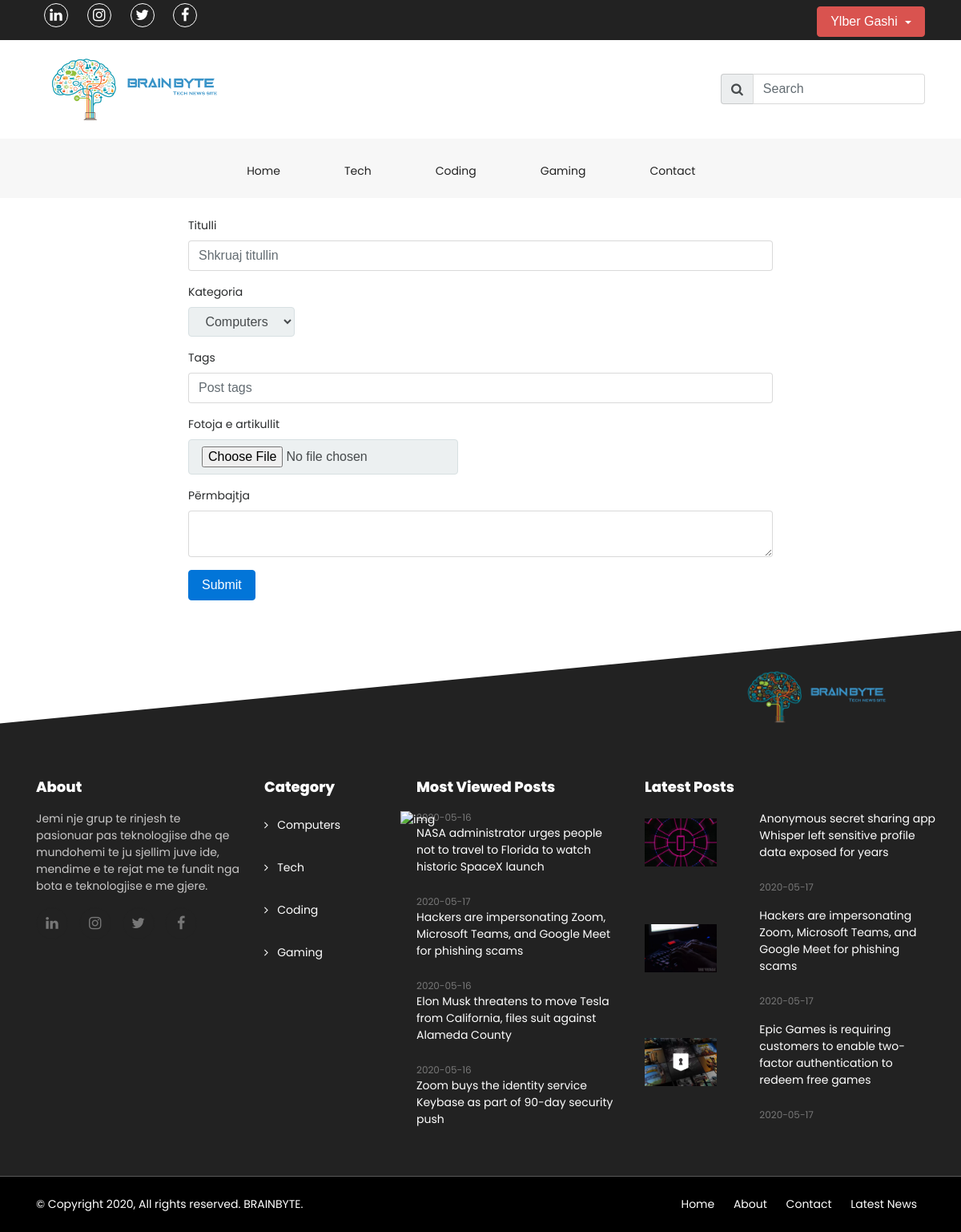
The page /post.php (signed in) on the database its author committed.
### tables this page shows
CREATE TABLE `category` (
  `id` int(11) NOT NULL,
  `category_name` varchar(50) NOT NULL,
  `setDate` datetime DEFAULT NULL
);

CREATE TABLE `articles` (
  `id` int(11) NOT NULL,
  `title` varchar(150) NOT NULL,
  `content` text NOT NULL,
  `category_id` int(11) NOT NULL,
  `user_id` int(11) NOT NULL,
  `published_date` date DEFAULT NULL,
  `tags` varchar(50) NOT NULL,
  `edit_date` date DEFAULT NULL,
  `image` varchar(30) NOT NULL
);

### footerFunctions.php (the view)
<?php
    function latest_posts()
    {
        global $connection;
        $articleQuery = "SELECT `articles`.`id`,`articles`.`title`,`users`.`first_name`,`users`.`last_name`,`articles`.`published_date`,`articles`.`image`
	    FROM `articles`
	    LEFT JOIN `users` ON `users`.`id` = `articles`.`user_id`
	    LEFT JOIN `category` ON `category`.`id` = `articles`.`category_id`
	    ORDER BY `articles`.`id` DESC LIMIT 3;";
        $articles = mysqli_query($connection, $articleQuery);
        while ($row = mysqli_fetch_assoc($articles)) {
            $id = $row['id'];
            $title = $row['title'];
            $date = $row['published_date'];
            $img = $row['image'];
            echo "<div class='row pb-3'>
        <div class='col-5 align-self-center'>
        <a href='single.php?p_id={$id}'class='footer_post pb-4'><img src='{$img}' alt='img' style = 'object-fit: cover;' class='fh5co_most_trading' /></a>
        </div>
        <div class='col-7 paddding'>
            <div class='most_fh5co_treding_font'><a href='single.php?p_id={$id}'class='footer_post pb-4'> {$title} </a> </div>
            <div class='most_fh5co_treding_font_123'> {$date} </div>
        </div>
         </div>";
        }
    }
    function categories(){
        global $connection;
        $query = "SELECT * FROM category";
        $select_categories = mysqli_query($connection,$query);
                while($row = mysqli_fetch_assoc($select_categories )) {
                    $cat_id = $row['id'];
                    $cat_name = $row['category_name'];
                    echo "<ul class='footer_menu'><li><a href='categories.php?cat_id=$cat_id' class=''><i class='fa fa-angle-right'></i>&nbsp;&nbsp; $cat_name</a></li></ul>";
                }
    }
    function mostViewedPosts(){
        global $connection;
        $most_viewed_posts_query = "SELECT `articles`.`id`,`articles`.`title`,`articles`.`published_date`,`articles`.`image`
                                    FROM `articles`
                                    INNER JOIN `count_page_views` on `articles`.`id` = `count_page_views`.`article_id`
                                    GROUP by `articles`.`id`
                                    ORDER by COUNT(`count_page_views`.`article_id`) desc limit 4";
                $execute_query = mysqli_query($connection, $most_viewed_posts_query);
            while ($rows = mysqli_fetch_assoc($execute_query)) {
                $id = $rows['id'];
                $title = $rows['title'];
                $date = $rows['published_date'];
                echo "<div class='footer_makes_sub_font'> {$date}</div>
                <a href='single.php?p_id={$id}' class='footer_post pb-4'>{$title}</a>";
            }
    }
?>

### css/style_1.css (style rules this page uses)
a,a:hover { color:#f5bc04 }
.paddding { padding-left:0 !important;padding-right:0 !important }
.fh5co_most_trading { height:60px;width:100% }
.most_fh5co_treding_font_123 { font-size:12px;color:#777 }
.footer_menu { list-style:none;padding:0 }
.footer_menu li>a { color:#fff !important;padding:8px 0 !important;display:-webkit-box;-moz-transition:all .5s ease;-o-transition:all .5s ease;-webkit-transition:all .5s ease;-ms-transition:all .5s ease;transition:all .5s ease }
.footer_post { color:#fff;display:-webkit-box }
.footer_makes_sub_font { font-size:12px;color:#777 }

### rows shown on the page
category: category_name "Computers"
category: category_name "Tech"
category: category_name "Coding"
category: category_name "Gaming"
articles: published_date "2020-05-16", title "NASA administrator urges people not to travel to Florida to watch historic SpaceX launch"
articles: published_date "2020-05-17", title "Hackers are impersonating Zoom, Microsoft Teams, and Google Meet for phishing scams", image (picture)
articles: published_date "2020-05-16", title "Elon Musk threatens to move Tesla from California, files suit against Alameda County"
articles: published_date "2020-05-16", title "Zoom buys the identity service Keybase as part of 90-day security push"
articles: image (picture), title "Anonymous secret sharing app Whisper left sensitive profile data exposed for years", published_date "2020-05-17"
articles: image (picture), title "Epic Games is requiring customers to enable two-factor authentication to redeem free games", published_date "2020-05-17"

### other values the page prints
$_SESSION["user"] "Ylber Gashi"
form field category_id "Computers"
